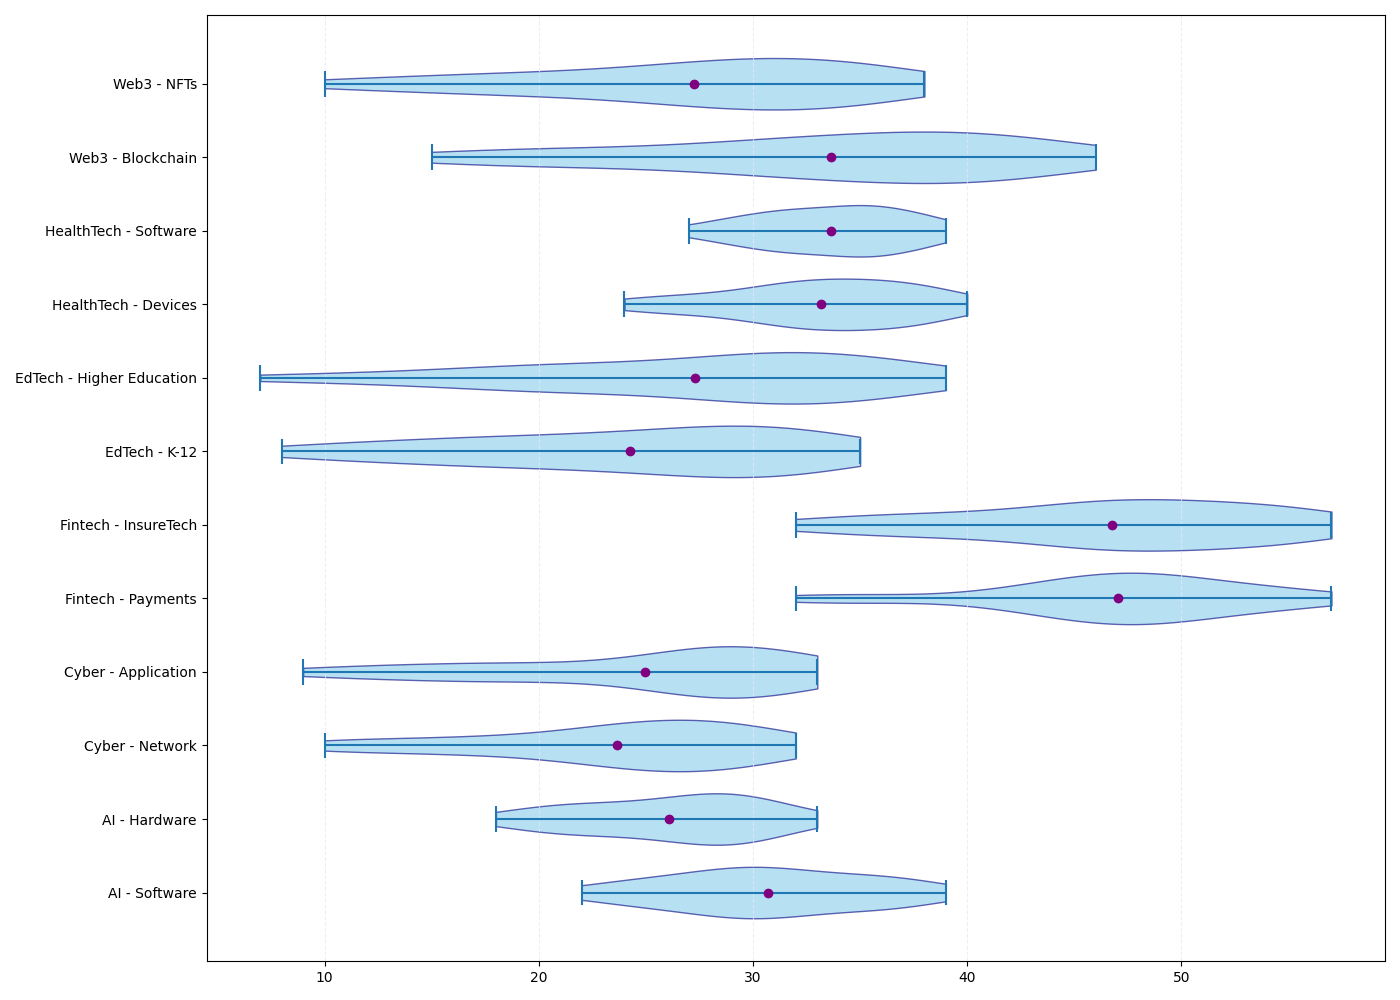

Source code (Python):
import matplotlib.pyplot as plt
import numpy as np

sectors = ['AI - Software', 'AI - Hardware', 'Cyber - Network', 'Cyber - Application', 
           'Fintech - Payments', 'Fintech - InsureTech', 'EdTech - K-12', 'EdTech - Higher Education',
           'HealthTech - Devices', 'HealthTech - Software', 'Web3 - Blockchain', 'Web3 - NFTs']

growth_data = [
    [22, 24, 23, 25, 27, 30, 28, 25, 27, 26, 29, 31, 28, 32, 29, 30, 31, 33, 30, 31, 35, 29, 34, 37, 36, 35, 33, 32, 36, 37, 38, 39],
    [18, 19, 22, 20, 21, 25, 24, 22, 23, 24, 20, 26, 27, 29, 22, 28, 30, 26, 28, 25, 27, 29, 31, 30, 32, 29, 31, 28, 30, 33, 29, 27],
    [10, 12, 11, 15, 18, 17, 16, 20, 22, 25, 27, 28, 26, 23, 22, 24, 26, 25, 23, 21, 25, 28, 29, 30, 31, 29, 32, 30, 31, 28, 26, 27],
    [9, 11, 13, 14, 16, 20, 17, 18, 20, 21, 24, 26, 27, 28, 29, 30, 28, 27, 26, 29, 32, 31, 33, 30, 29, 31, 32, 33, 30, 28, 29, 27],
    [36, 34, 32, 40, 45, 43, 47, 44, 48, 45, 46, 49, 42, 44, 46, 48, 50, 47, 45, 49, 51, 53, 50, 48, 52, 55, 57, 54, 56, 52, 49, 48],
    [38, 39, 35, 32, 34, 37, 40, 42, 45, 48, 44, 43, 46, 45, 47, 50, 53, 55, 52, 54, 56, 53, 57, 56, 55, 51, 50, 48, 47, 46, 48, 50],
    [8, 10, 12, 15, 18, 16, 13, 17, 19, 22, 20, 21, 23, 25, 24, 26, 28, 30, 27, 25, 29, 31, 34, 32, 28, 30, 29, 33, 31, 35, 33, 32],
    [7, 11, 14, 16, 19, 21, 23, 18, 20, 24, 27, 25, 22, 28, 29, 30, 32, 34, 33, 35, 37, 36, 31, 33, 38, 39, 34, 31, 30, 29, 32, 35],
    [25, 26, 24, 28, 29, 30, 27, 31, 34, 32, 30, 33, 36, 37, 35, 34, 38, 40, 39, 37, 35, 36, 31, 33, 32, 37, 39, 38, 36, 34, 32, 33],
    [27, 29, 30, 28, 31, 32, 33, 35, 37, 36, 35, 38, 39, 37, 36, 35, 34, 33, 32, 31, 30, 29, 34, 32, 35, 37, 38, 39, 36, 35, 33, 31],
    [15, 17, 19, 21, 24, 23, 26, 29, 33, 32, 31, 30, 29, 34, 32, 35, 37, 36, 39, 38, 40, 42, 45, 43, 44, 46, 41, 39, 38, 37, 42, 40],
    [10, 13, 14, 17, 19, 18, 20, 22, 26, 25, 24, 23, 28, 27, 29, 32, 31, 30, 28, 27, 30, 33, 34, 36, 38, 37, 35, 33, 32, 31, 34, 36]
]

fig, ax = plt.subplots(figsize=(14, 10))

parts = ax.violinplot(growth_data, vert=False, showmeans=False, showmedians=False, widths=0.7)
for pc in parts['bodies']:
    pc.set_facecolor('skyblue')
    pc.set_edgecolor('navy')
    pc.set_alpha(0.6)

means = [np.mean(data) for data in growth_data]
ax.scatter(means, range(1, len(means) + 1), color='purple', zorder=3)

ax.xaxis.grid(True, linestyle='--', which='major', color='lavender', alpha=0.7)

ax.set_yticks(range(1, len(sectors) + 1))
ax.set_yticklabels(sectors)

plt.tight_layout()
plt.show()
